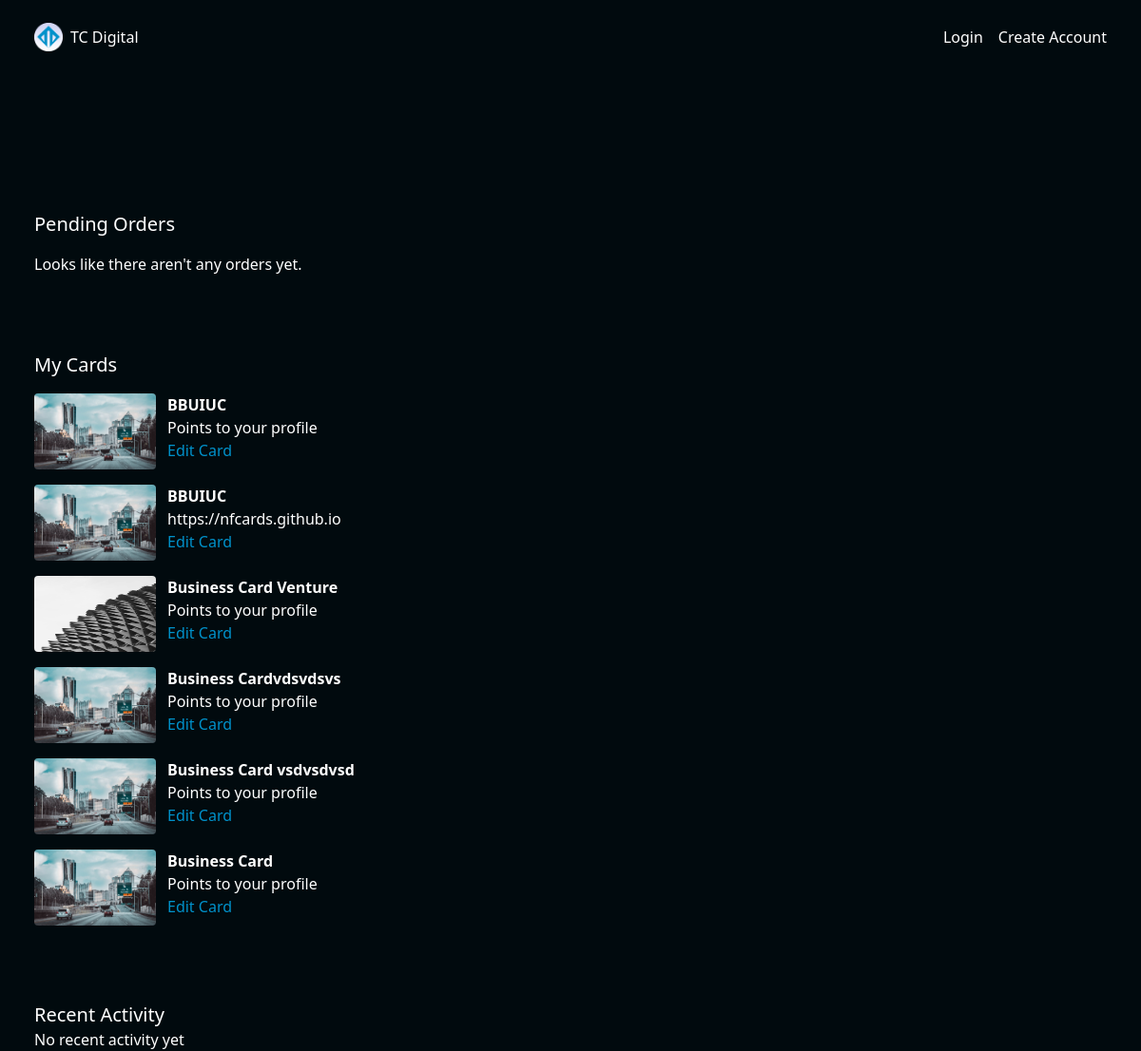
/dashboard/, run on the app's committed database.
### cardManager/models.py (models this page shows, shortened)
class Card(models.Model):
	card_id = models.AutoField(primary_key=True)
	token = models.CharField(max_length=7, default=gen_token, blank=False,null=False, unique=True)
	owner = models.ForeignKey(Owner, on_delete=models.PROTECT, related_name='cards',null=True, blank=True)
	alias = models.CharField(max_length=60, blank=True)
	show_profile = models.BooleanField(default=False)
	reroute_url = models.URLField(max_length=200, blank=True)
	design = models.ForeignKey(Design, on_delete=models.PROTECT, related_name='cards', null=False, blank=False)
	class Meta:
		constraints = [
			UniqueConstraint(fields=['owner','alias'], name='unique_card_alias')
		]
	def get_absolute_url(self):
		return reverse('card_view', kwargs={'card_token': self.token})
	def get_update_url(self):
		return reverse('card_update_view', kwargs={'card_token': self.token})

class Design(models.Model):
	design_id = models.AutoField(primary_key=True)
	name = models.CharField(blank=False, null=False, max_length=50)
	front_design = models.ImageField(upload_to='cardDesigns/', blank=True)

### cardManager/views.py (the view)
# urls.py: path('dashboard/', views.UserDashboard.as_view(), name='dashboard_view'),
class UserDashboard(ContextMixin, View):
	template_name = 'cardManager/dashboard.html'
	def get(self, request, **kwargs):
		context = self.get_context_data(**kwargs)
		return render(request, self.template_name, context)
	def get_context_data(self, **kwargs):
		context = super().get_context_data(**kwargs)
		owner_id = self.request.user.pk
		owner_cards = Card.objects.filter(owner_id=owner_id)
		owner_requested_cards = Request.objects.exclude(status="shipped").filter(owner_id=owner_id)
		recent_activities = Usage.objects.filter(card__owner=owner_id).order_by('-date_used')[0:5]
		context['user_cards'] = owner_cards
		context['recent_activities'] = recent_activities
		context['requested_cards'] = owner_requested_cards
		if self.request.user.is_authenticated:
			context['pending_orders'] = Request.objects.all()
		return context

### cardManager/templates/cardManager/dashboard.html (shortened to what this page needs)
{% extends 'cardManager/base.html'%}
{% block content %}
<div class="flex flex-col gap-4 mb-20">
	<h2 class="text-xl">Pending Orders</h2>
	{% for order in pending_orders %}
		<div class="flex flex-row gap-3">
			<img class="w-[8rem] h-[5rem] rounded-sm" src="
			{% if order.preset_design %}
				{{ order.preset_design.front_design.url }}
			{% elif order.custom_design %}
				{{ order.custom_design.url }}
			{% endif %}"/>
			<div>
				<p class="font-bold">{{ order.owner }}</p>
				<p class="text-darkgrey"> wants {% if order.card_qty == 1 %}a card{% else %} {{ order.card_qty }} cards {%endif%} </p>
				<a href="{{ order.get_absolute_url }}" class="text-(--color-main)">View Details</a>
			</div>
		</div>
		{% empty %}
		<p>Looks like there aren't any orders yet.</p>
	{% endfor %}
</div>
	<div class="flex flex-col gap-4 mb-20">
		<h2 class="text-xl">My Cards</h2>
	{% for card in user_cards %}
		<div class="flex flex-row gap-3">
			<a href="{{ card.get_absolute_url }}">
				<img class="w-[8rem] h-[5rem] rounded-sm" src="{{ card.design.front_design.url }}"/>
			</a>
			<div>
				{% if card.alias %}
					<p class="font-bold">{{ card.alias }}</p>
					{% else %}
					<p>{{ card }}</p>
				{% endif %}
				{% if card.show_profile %}
					<p class="text-darkgrey">Points to your profile</p>
				{% elif not card.show_profile and card.reroute_url %}
					<p class="text-darkgrey">{{ card.reroute_url }}</p>
				{% endif %}
				<a href="{{ card.get_update_url }}" class="text-(--color-main)">Edit Card</a>
			</div>
		</div>
		{% empty %}
		<p>Looks like there aren't any cards here.</p>
	{% endfor %}
	</div>
		<div class="activity flex flex-col">
			<h2 class="text-xl">Recent Activity</h2>
			{% for activity in recent_activities%}
			<div class="flex flex-row items-center gap-2">
				<div>
					<img src="{{ activity.card.design.front_design.url }}" class="w-[3rem] h-[1.7rem] rounded-sm">
				</div>
				<div class="flex flex-col mt-2">
					{% if activity.card.alias %}
					<p>{{ activity.card.alias }} was tapped</p>
					{% else %}
					<p>{{ activity.card }} was tapped</p>
				{% endif %}
					<p class="text-xs">{{ activity.date_used|date:"h:i a m/j/y" }} </p>
				</div>
			</div>
			{% empty %}
				<p>No recent activity yet</p>
			{% endfor %}
		</div>
{% endblock %}

### static/css/base.css (style rules this page uses)
:root { --color-main:#0091CA; --color-main-dark:#010a0e; --color-secondary:; --color-secondary-dark:; --color-input-bkg:#081b2b66; --color-danger:red; --color-input-border:#1f719340; --color-contrast-container:#151c3057; --color-bkg:#010a0e; --color-bkg-transparent:#010a0ebb; }
.bkg-gradient { background:var(--color-bkg); }

### data on the page
Card: design.front_design (picture), alias "BBUIUC", show_profile "Points to your profile"
Card: design.front_design (picture), alias "BBUIUC", reroute_url "https://nfcards.github.io"
Card: design.front_design (picture), alias "Business Card Venture", show_profile "Points to your profile"
Card: design.front_design (picture), alias "Business Cardvdsvdsvs", show_profile "Points to your profile"
Card: design.front_design (picture), alias "Business Card vsdvsdvsd", show_profile "Points to your profile"
Card: design.front_design (picture), alias "Business Card", show_profile "Points to your profile"
